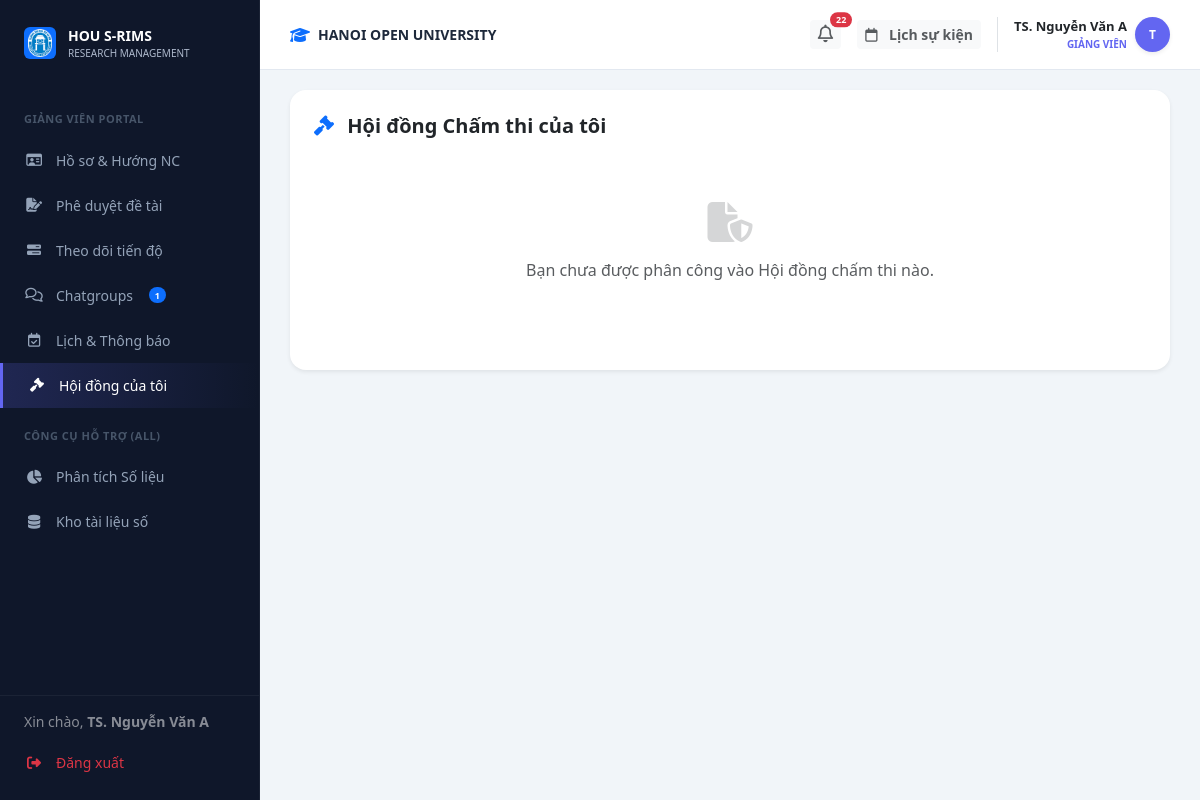
The page /lecturer/council (signed in) on the database its author committed.
### models.py (models this page shows, shortened)
class User(db.Model):
    __tablename__ = 'users'
    id = db.Column(db.Integer, primary_key=True)
    username = db.Column(db.String(50), unique=True, nullable=False)
    password_hash = db.Column(db.Text, nullable=False)
    full_name = db.Column(db.String(100), nullable=False)
    email = db.Column(db.String(120), unique=True, nullable=False)
    phone = db.Column(db.String(20), nullable=True)
    bio = db.Column(db.Text, nullable=True)
    role = db.Column(db.String(20), nullable=False) # Admin, Lecturer, Student
    student_id = db.Column(db.String(20), nullable=True)   # MSSV for students
    faculty = db.Column(db.String(100), nullable=True)      # faculty / department
    topics_mentored = db.relationship('Topic', backref='mentor', lazy=True)
    group_memberships = db.relationship('GroupMember', backref='student', lazy=True)
    @property
    def password(self):
        return self.password_hash

### routes/lecturer_bp.py (the view)
@lecturer_bp.route('/council')
def council():
    user_id = session.get('user_id')
    from models import CouncilMember, Council
    memberships = CouncilMember.query.filter_by(mentor_id=user_id).all()
    council_ids = [m.council_id for m in memberships]
    my_councils = Council.query.filter(Council.id.in_(council_ids)).all() if council_ids else []
    return render_template('lecturer/council.html', my_councils=my_councils)

### app.py (called while the page is built)
@app.context_processor
def inject_global_user():
    from flask import session
    from models import User, Batch
    user_id = session.get('user_id')
    current_user = User.query.get(user_id) if user_id else None
    active_batches = Batch.query.filter_by(status='active').all()
    active_batch = active_batches[0] if active_batches else None
    return dict(current_user=current_user, active_batches=active_batches, active_batch=active_batch)

### routes/lecturer_bp.py (called while the page is built)
@lecturer_bp.before_request
def require_lecturer():
    if session.get('role') != 'lecturer':
        return redirect(url_for('auth.login'))

### templates/lecturer/council.html (shortened to what this page needs)
{% extends "layouts/lecturer_layout.html" %}
{% block lecturer_content %}
<div id="view-l-council" class="fade-in">
    <div class="card border-0 shadow-sm rounded-4 p-4 mb-4">
        <h5 class="fw-bold mb-3"><i class="fa-solid fa-gavel text-primary me-2"></i> Hội đồng Chấm thi của tôi</h5>
        {% if my_councils %}
            <div class="row g-4">
            {% for c in my_councils %}
                {% set my_role = c.members | selectattr('mentor_id', 'equalto', session.get('user_id', 0)) | map(attribute='role') | first | default('member') %}
                <div class="col-md-6">
                    <div class="card border shadow-sm rounded-4 h-100 p-4">
                        <div class="d-flex justify-content-between align-items-start mb-3">
                            <h6 class="fw-bold text-primary mb-0">{{ c.name }}</h6>
                            <span class="badge {% if my_role == 'president' %}bg-danger{% elif my_role == 'secretary' %}bg-warning text-dark{% else %}bg-primary{% endif %}">
                                {% if my_role == 'president' %}Chủ tịch{% elif my_role == 'secretary' %}Thư ký{% else %}Ủy viên{% endif %}
                            </span>
                        </div>
                        <div class="small text-muted mb-1">
                            <i class="fa-regular fa-calendar me-1"></i>
                            Ngày họp: <strong>{{ c.meeting_date.strftime('%d/%m/%Y') if c.meeting_date else '---' }}</strong>
                            {% if c.meeting_time %}
                                lúc <strong>{{ c.meeting_time.strftime('%H:%M') }}</strong>
                            {% endif %}
                        </div>
                        {% if c.location %}
                        <div class="small text-muted mb-1">
                            <i class="fa-solid fa-location-dot me-1"></i> Địa điểm: <strong>{{ c.location }}</strong>
                        </div>
                        {% endif %}
                        {% if c.decision_number %}
                        <div class="small text-muted mb-2">
                            <i class="fa-solid fa-file-lines me-1"></i> Số QĐ: <strong>{{ c.decision_number }}</strong>
                        </div>
                        {% endif %}
                        {% if c.topics %}
                        <div class="mt-2">
                            <div class="small fw-bold text-muted mb-1">Nhóm báo cáo:</div>
                            {% for t in c.topics %}
                            <div class="d-flex align-items-center small mb-1">
                                <i class="fa-solid fa-users text-primary me-2"></i>
                                <span>{{ t.title }} — <em>{{ t.group.name if t.group else 'Chưa có nhóm' }}</em></span>
                                {% if t.presentation_time %}
                                <span class="badge bg-light text-dark border ms-2">
                                    <i class="fa-regular fa-clock text-primary"></i> {{ t.presentation_time }}
                                </span>
                                {% endif %}
                            </div>
                            {% endfor %}
                        </div>
                        {% endif %}
                        <button class="btn btn-outline-primary w-100 fw-bold mt-3" onclick="showToast('Chức năng chấm điểm đang được hoàn thiện!')">
                            <i class="fa-solid fa-pen-to-square me-2"></i> Vào chấm điểm
                        </button>
                    </div>
                </div>
            {% endfor %}
            </div>
        {% else %}
            <div class="text-center text-muted py-5">
                <i class="fa-solid fa-file-shield fs-1 mb-3 opacity-25"></i>
                <p>Bạn chưa được phân công vào Hội đồng chấm thi nào.</p>
            </div>
        {% endif %}
    </div>
</div>
{% endblock %}

### templates/layouts/lecturer_layout.html (shortened to what this page needs)
{% extends "base.html" %}
{% block content %}
        <div class="top-bar">
            <div class="d-flex align-items-center gap-2">
                <i class="fa-solid fa-graduation-cap text-primary"></i>
                <span class="fw-bold text-uppercase small">HANOI OPEN UNIVERSITY</span>
            </div>
            <div class="d-flex align-items-center gap-3">
                <div class="dropdown">
                    <button class="btn btn-light border-0 btn-sm fw-bold text-muted position-relative" type="button" data-bs-toggle="dropdown" aria-expanded="false">
                        <i class="fa-regular fa-bell" style="font-size: 1.1rem;"></i>
                        {% set unread_count = notifications|selectattr('is_read', 'equalto', false)|list|length %}
                        {% if unread_count > 0 %}
                        <span class="position-absolute top-0 start-100 translate-middle badge rounded-pill bg-danger" style="font-size: 9px; min-width: 18px;">
                            {{ unread_count }}
                        </span>
                        {% endif %}
                    </button>
                </div>
                <a class="btn btn-light border-0 btn-sm fw-bold text-muted" href="/lecturer/calendar">
                    <i class="fa-regular fa-calendar me-2"></i> Lịch sự kiện
                </a>
                <div class="dropdown border-start ps-3">
                    <div class="d-flex align-items-center gap-2 cursor-pointer dropdown-toggle no-arrow" data-bs-toggle="dropdown">
                        <div class="text-end">
                            <div class="fw-bold text-dark" style="font-size: 13px;">
                                {{ current_user.full_name if current_user else 'Giảng Viên' }}
                            </div>
                            <div class="fw-bold text-uppercase" style="font-size: 10px; color: #6366f1 !important;">
                                GIẢNG VIÊN
                            </div>
                        </div>
                        <div class="rounded-circle text-white d-flex align-items-center justify-content-center fw-bold shadow-sm" style="width: 35px; height: 35px; font-size: 12px; background: #6366f1 !important;">
                            {{ current_user.full_name[0] | upper if current_user and current_user.full_name else 'G' }}
                        </div>
                    </div>
                </div>
            </div>
        </div>
    <div class="content-area flex-grow-1 d-flex flex-column">
<div class="content-body flex-grow-1 d-flex flex-column">
{% block lecturer_content %}{% endblock %}
</div>
</div>
                            {% set has_topic = false %}
{% endblock %}

### templates/components/sidebar.html (shortened to what this page needs)
<div class="sidebar">
    <div class="sidebar-logo">
        <div class="d-flex align-items-center justify-content-center bg-primary rounded p-1" style="width: 32px; height: 32px;">
            <img src="{{ url_for('static', filename='assets/images/logo.png') }}" alt="" style="max-width:100%;">
        </div>
        <div>
            <div class="fw-bold text-white" style="font-size: 14px;">HOU S-RIMS</div>
            <div style="font-size: 10px; color: #aeb9cc;">RESEARCH MANAGEMENT</div>
        </div>
    </div>
    <div class="sidebar-menu-wrapper" style="flex: 1; overflow-y: auto; padding-bottom: 100px;">
    {% if session.get('role') == 'lecturer' %}
    <div class="menu-category">GIẢNG VIÊN PORTAL</div>
    <a href="{{ url_for('lecturer.dashboard') }}" class="nav-link {{ 'active-purple' if request.endpoint == 'lecturer.dashboard' else '' }}">
        <i class="fa-regular fa-id-card"></i> Hồ sơ & Hướng NC
    </a>
    <a href="{{ url_for('lecturer.approve') }}" class="nav-link {{ 'active-purple' if request.endpoint == 'lecturer.approve' else '' }}">
        <i class="fa-solid fa-file-signature"></i> Phê duyệt đề tài
    </a>
    <a href="{{ url_for('lecturer.progress') }}" class="nav-link {{ 'active-purple' if request.endpoint == 'lecturer.progress' else '' }}">
        <i class="fa-solid fa-bars-progress"></i> Theo dõi tiến độ
    </a>
    <a href="{{ url_for('lecturer.chat') }}" class="nav-link {{ 'active-purple' if request.endpoint == 'lecturer.chat' else '' }}">
        <i class="fa-regular fa-comments"></i> Chatgroups
        {% set group_count = global_my_groups_count if global_my_groups_count is defined else (my_groups | length if my_groups is defined else 0) %}
        {% if group_count > 0 %}<span class="badge bg-primary rounded-pill ms-1" style="font-size: 9px;">{{ group_count }}</span>{% endif %}
    </a>
    <a href="{{ url_for('lecturer.calendar') }}" class="nav-link {{ 'active-purple' if request.endpoint == 'lecturer.calendar' else '' }}">
        <i class="fa-regular fa-calendar-check"></i> Lịch & Thông báo
    </a>
    <a href="{{ url_for('lecturer.council') }}" class="nav-link {{ 'active-purple' if request.endpoint == 'lecturer.council' else '' }}">
        <i class="fa-solid fa-gavel"></i> Hội đồng của tôi
    </a>
    {% endif %}
    <div class="menu-category">CÔNG CỤ HỖ TRỢ (ALL)</div>
    <a href="{{ url_for('web.analysis_page') }}" class="nav-link {{ 'active-main' if request.endpoint == 'web.analysis_page' else '' }}">
        <i class="fa-solid fa-chart-pie"></i> Phân tích Số liệu
    </a>
    <a href="{{ url_for('web.repository_page') }}" class="nav-link {{ 'active-main' if request.endpoint == 'web.repository_page' else '' }}">
        <i class="fa-solid fa-database"></i> Kho tài liệu số
    </a>
    </div>
    <div class="sidebar-footer" style="position: absolute; bottom: 0; left: 0; right: 0; background: var(--sidebar-bg); border-top: 1px solid rgba(255,255,255,0.05); padding: 15px 0;">
        <div class="px-4 mb-2 text-white small opacity-50">
            Xin chào, <strong>{{ session.get('user_name', 'Khách') }}</strong>
        </div>
        <a href="{{ url_for('auth.logout') }}" class="nav-link text-danger">
            <i class="fa-solid fa-right-from-bracket"></i> Đăng xuất
        </a>
    </div>
</div>

### static/assets/css/style.css (style rules this page uses)
:root { --primary-blue: #2563eb; --primary-purple: #6366f1; --student-gradient: linear-gradient(135deg, #6366f1 0%, #8b5cf6 100%); --rank-a: #10b981; --rank-b: #3b82f6; --rank-c: #f59e0b; --rank-d: #94a3b8; --sidebar-bg: #0f172a; --sidebar-text: #94a3b8; --bg-body: #f1f5f9; --text-dark: #1e293b; --text-gray: #64748b; --border-color: #e2e8f0; }
* { box-sizing: border-box; }
body { background-color: var(--bg-body); font-family: 'Segoe UI', system-ui, -apple-system, sans-serif; color: var(--text-dark); overflow-x: hidden; margin: 0; }
a { text-decoration: none !important; }
.sidebar { background-color: var(--sidebar-bg); width: 260px; height: 100vh; position: fixed; top: 0; left: 0; z-index: 1000; padding-top: 25px; display: flex; flex-direction: column; border-right: 1px solid rgba(255,255,255,0.05); }
.sidebar-logo { padding: 0 24px 30px; display: flex; align-items: center; gap: 12px; }
.menu-category { font-size: 11px; text-transform: uppercase; color: #475569; padding: 0 24px; margin-bottom: 10px; margin-top: 20px; font-weight: 700; letter-spacing: 0.5px; }
.nav-link { color: var(--sidebar-text); padding: 12px 24px; display: flex; align-items: center; gap: 12px; font-size: 14px; font-weight: 500; transition: all 0.2s ease; }
.nav-link i { width: 20px; text-align: center; }
.nav-link.active-purple { background: linear-gradient(90deg, rgba(99, 102, 241, 0.2) 0%, transparent 100%); color: #fff; border-left: 3px solid var(--primary-purple); }
.top-bar { background: #fff; height: 70px; padding: 0 30px; display: flex; align-items: center; justify-content: space-between; border-bottom: 1px solid var(--border-color); position: sticky; top: 0; z-index: 900; }
.no-arrow::after { display: none !important; }
.content-area { padding: 20px 30px; position: relative; flex: 1; display: flex; flex-direction: column; }
.content-body { flex: 1; display: flex; flex-direction: column; }
.stat-card, .card { background: #fff; border-radius: 16px; border: 1px solid #f1f5f9; box-shadow: 0 4px 6px -1px rgba(0, 0, 0, 0.02); transition: transform 0.2s; }
.cursor-pointer { cursor: pointer; }
.fade-in { animation: fadeIn 0.4s ease-out forwards; }
.sidebar-logo img { max-width: 100%; height: auto; max-height: 50px; object-fit: contain; }

### rows shown on the page
User: get "TS. Nguyễn Văn A", full_name "TS. Nguyễn Văn A", full_name "T"

### other values the page prints
{{ group_count }} "1"
{{ unread_count }} "22"
